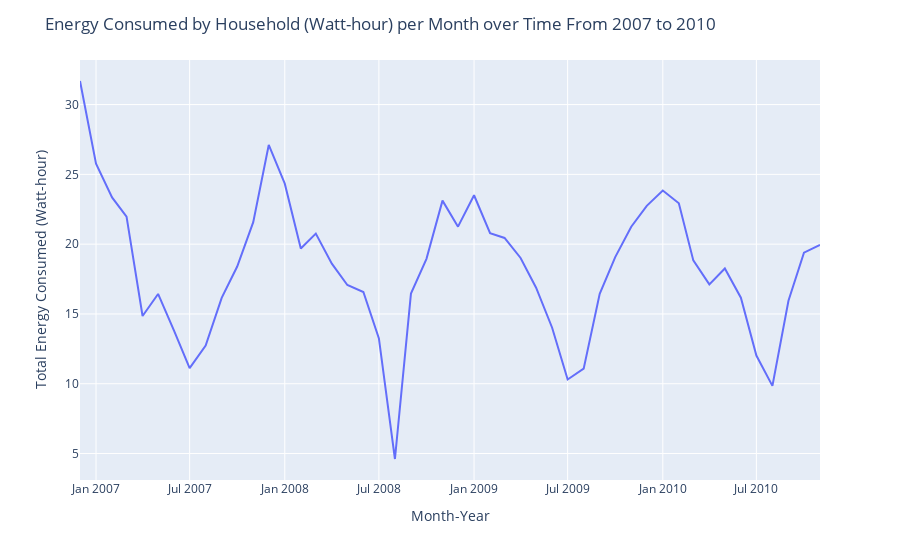

Notebook source saved alongside this figure:
### Code cell
fig = px.line(power_df_monthly, x=power_df_monthly.index, y='Energy Consumed by Household (Watt-hour)',)
fig.update_layout(
    yaxis_title="Total Energy Consumed (Watt-hour)", 
    xaxis_title="Month-Year",
    legend_title="Energy Consumed by Household (Watt-hour) per Month over Time", 
    title="Energy Consumed by Household (Watt-hour) per Month over Time From 2007 to 2010 "
)
fig.show()

### Figure 1 — Plotly figure (JSON) as saved in the notebook; plotly's stock layout.template omitted (floating-point values rounded to 4 significant figures)
{"data": [{"hovertemplate": "DateTime=%{x}<br>Energy Consumed by Household (Watt-hour)=%{y}<extra></extra>", "legendgroup": "", "line": {"color": "#636efa", "dash": "solid"}, "marker": {"symbol": "circle"}, "mode": "lines", "name": "", "orientation": "v", "showlegend": false, "type": "scatter", "x": ["2006-12-01T00:00:00", "2007-01-01T00:00:00", "2007-02-01T00:00:00", "2007-03-01T00:00:00", "2007-04-01T00:00:00", "2007-05-01T00:00:00", "2007-06-01T00:00:00", "2007-07-01T00:00:00", "2007-08-01T00:00:00", "2007-09-01T00:00:00", "2007-10-01T00:00:00", "2007-11-01T00:00:00", "2007-12-01T00:00:00", "2008-01-01T00:00:00", "2008-02-01T00:00:00", "2008-03-01T00:00:00", "2008-04-01T00:00:00", "2008-05-01T00:00:00", "2008-06-01T00:00:00", "2008-07-01T00:00:00", "2008-08-01T00:00:00", "2008-09-01T00:00:00", "2008-10-01T00:00:00", "2008-11-01T00:00:00", "2008-12-01T00:00:00", "2009-01-01T00:00:00", "2009-02-01T00:00:00", "2009-03-01T00:00:00", "2009-04-01T00:00:00", "2009-05-01T00:00:00", "2009-06-01T00:00:00", "2009-07-01T00:00:00", "2009-08-01T00:00:00", "2009-09-01T00:00:00", "2009-10-01T00:00:00", "2009-11-01T00:00:00", "2009-12-01T00:00:00", "2010-01-01T00:00:00", "2010-02-01T00:00:00", "2010-03-01T00:00:00", "2010-04-01T00:00:00", "2010-05-01T00:00:00", "2010-06-01T00:00:00", "2010-07-01T00:00:00", "2010-08-01T00:00:00", "2010-09-01T00:00:00", "2010-10-01T00:00:00", "2010-11-01T00:00:00"], "xaxis": "x", "y": [31.69, 25.77, 23.35, 21.98, 14.85, 16.43, 13.78, 11.12, 12.74, 16.16, 18.4, 21.57, 27.11, 24.33, 19.69, 20.76, 18.6, 17.07, 16.57, 13.25, 4.608, 16.46, 18.95, 23.12, 21.25, 23.5, 20.79, 20.45, 19.01, 16.88, 14.01, 10.3, 11.08, 16.45, 19.07, 21.25, 22.74, 23.84, 22.93, 18.83, 17.12, 18.25, 16.16, 12.02, 9.846, 15.94, 19.39, 19.95], "yaxis": "y"}], "layout": {"legend": {"title": {"text": "Energy Consumed by Household (Watt-hour) per Month over Time"}, "tracegroupgap": 0}, "margin": {"t": 60}, "title": {"text": "Energy Consumed by Household (Watt-hour) per Month over Time From 2007 to 2010 "}, "xaxis": {"anchor": "y", "domain": [0, 1], "title": {"text": "Month-Year"}}, "yaxis": {"anchor": "x", "domain": [0, 1], "title": {"text": "Total Energy Consumed (Watt-hour)"}}}}
